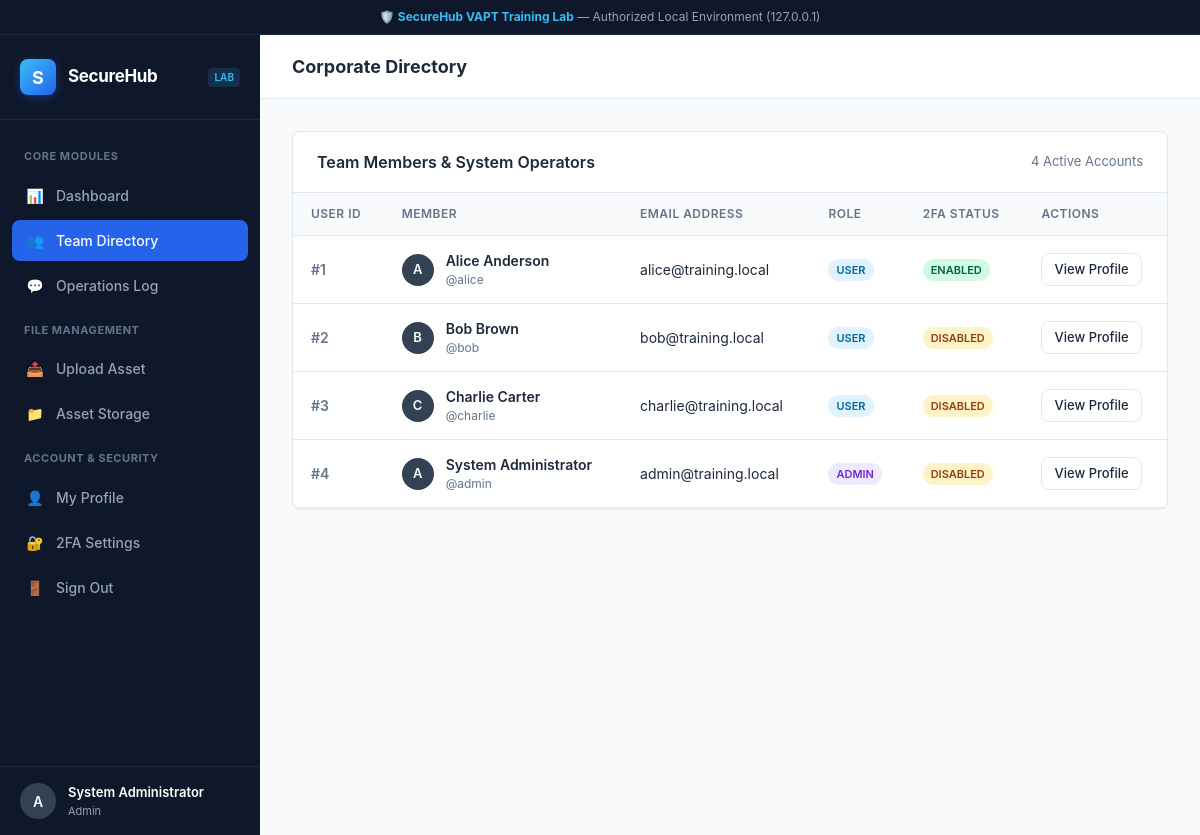
Page /users (signed in) on the committed database.
### tables this page shows
CREATE TABLE users (
            id INTEGER PRIMARY KEY AUTOINCREMENT,
            username TEXT UNIQUE NOT NULL,
            password TEXT NOT NULL,
            email TEXT NOT NULL,
            role TEXT NOT NULL DEFAULT 'user',
            display_name TEXT,
            phone TEXT,
            address TEXT,
            bio TEXT,
            two_factor_enabled INTEGER DEFAULT 0,
            two_factor_secret TEXT
        );

### app.py (the view)
@app.route("/users")
@login_required
def users_list():
    user = get_current_user()
    db = get_db()
    users = db.execute("SELECT id, username, email, role, display_name, two_factor_enabled FROM users ORDER BY id ASC").fetchall()
    return render_template("users.html", users=users, current_user=user, active_page="users")

### app.py (called while the page is built)
def get_db():
    if "db" not in g:
        g.db = sqlite3.connect(DATABASE_PATH)
        g.db.row_factory = sqlite3.Row
    return g.db

def get_current_user():
    user_id = session.get("user_id")
    if not user_id:
        return None
    db = get_db()
    return db.execute("SELECT * FROM users WHERE id = ?", (user_id,)).fetchone()

def login_required(f):
    @functools.wraps(f)
    def decorated_function(*args, **kwargs):
        if "user_id" not in session:
            flash("Please sign in to access this workspace resource.", "warning")
            return redirect(url_for("login"))
        return f(*args, **kwargs)
    return decorated_function

### templates/users.html (shortened to what this page needs)
{% extends "base.html" %}
{% block header_title %}Corporate Directory{% endblock %}
{% block content %}
<div class="card">
    <div class="card-header">
        <h2>Team Members & System Operators</h2>
        <span style="font-size: 13px; color: var(--text-muted);">{{ users|length }} Active Accounts</span>
    </div>
    <div class="card-body" style="padding: 0;">
        <div class="table-responsive">
            <table class="table">
                <thead>
                    <tr>
                        <th>User ID</th>
                        <th>Member</th>
                        <th>Email Address</th>
                        <th>Role</th>
                        <th>2FA Status</th>
                        <th>Actions</th>
                    </tr>
                </thead>
                <tbody>
                    {% for u in users %}
                    <tr>
                        <td style="font-weight: 600; color: var(--text-muted);">#{{ u.id }}</td>
                        <td>
                            <div style="display: flex; align-items: center; gap: 12px;">
                                <div class="user-avatar" style="width: 32px; height: 32px; font-size: 13px;">
                                    {{ u.username[0].upper() }}
                                </div>
                                <div>
                                    <div style="font-weight: 600;">{{ u.display_name or u.username }}</div>
                                    <div style="font-size: 12px; color: var(--text-muted);">@{{ u.username }}</div>
                                </div>
                            </div>
                        </td>
                        <td>{{ u.email }}</td>
                        <td>
                            <span class="badge badge-{{ 'admin' if u.role == 'admin' else 'user' }}">{{ u.role }}</span>
                        </td>
                        <td>
                            {% if u.two_factor_enabled %}
                                <span class="badge badge-success">Enabled</span>
                            {% else %}
                                <span class="badge badge-warning">Disabled</span>
                            {% endif %}
                        </td>
                        <td>
                            <a href="{{ url_for('user_detail', user_id=u.id) }}" class="btn btn-secondary btn-sm">View Profile</a>
                        </td>
                    </tr>
                    {% endfor %}
                </tbody>
            </table>
        </div>
    </div>
</div>
{% endblock %}

### templates/base.html (shortened to what this page needs)
<!DOCTYPE html>
<html lang="en">
<head>
    <link rel="stylesheet" href="{{ url_for('static', filename='css/style.css') }}">
</head>
<body>
    <div class="lab-banner">
        <span>🛡️ <strong>SecureHub VAPT Training Lab</strong> — Authorized Local Environment (127.0.0.1)</span>
    </div>
    <div class="app-container">
        <aside class="sidebar">
            <div class="brand-header">
                <div class="brand-logo">S</div>
                <div class="brand-title">SecureHub</div>
                <span class="brand-badge">Lab</span>
            </div>
            <nav class="nav-menu">
                <div class="nav-section-title">Core Modules</div>
                <a href="{{ url_for('dashboard') }}" class="nav-item {% if active_page == 'dashboard' %}active{% endif %}">
                    <span class="nav-icon">📊</span>
                    <span>Dashboard</span>
                </a>
                <a href="{{ url_for('users_list') }}" class="nav-item {% if active_page == 'users' %}active{% endif %}">
                    <span class="nav-icon">👥</span>
                    <span>Team Directory</span>
                </a>
                <a href="{{ url_for('comments_view') }}" class="nav-item {% if active_page == 'comments' %}active{% endif %}">
                    <span class="nav-icon">💬</span>
                    <span>Operations Log</span>
                </a>
                <div class="nav-section-title">File Management</div>
                <a href="{{ url_for('upload_view') }}" class="nav-item {% if active_page == 'upload' %}active{% endif %}">
                    <span class="nav-icon">📤</span>
                    <span>Upload Asset</span>
                </a>
                <a href="{{ url_for('uploads_gallery') }}" class="nav-item {% if active_page == 'uploads' %}active{% endif %}">
                    <span class="nav-icon">📁</span>
                    <span>Asset Storage</span>
                </a>
                <div class="nav-section-title">Account & Security</div>
                <a href="{{ url_for('profile_view') }}" class="nav-item {% if active_page == 'profile' %}active{% endif %}">
                    <span class="nav-icon">👤</span>
                    <span>My Profile</span>
                </a>
                <a href="{{ url_for('two_factor_view') }}" class="nav-item {% if active_page == '2fa' %}active{% endif %}">
                    <span class="nav-icon">🔐</span>
                    <span>2FA Settings</span>
                </a>
                <a href="{{ url_for('logout') }}" class="nav-item">
                    <span class="nav-icon">🚪</span>
                    <span>Sign Out</span>
                </a>
            </nav>
            {% if current_user %}
            <div class="sidebar-user">
                <div class="user-avatar">{{ current_user['username'][0].upper() }}</div>
                <div class="user-info">
                    <div class="user-name">{{ current_user['display_name'] or current_user['username'] }}</div>
                    <div class="user-role">{{ current_user['role'] }}</div>
                </div>
            </div>
            {% endif %}
        </aside>
        <main class="main-wrapper">
            <header class="top-navbar">
                <div class="page-headline">{% block header_title %}Workspace Overview{% endblock %}</div>
            </header>
            <div class="content-container">
                {% block content %}{% endblock %}
            </div>
        </main>
    </div>
</body>
</html>

### rows in the picture
users: username "A", display_name "System Administrator", role "Admin", id "4", username "admin", email "admin@training.local", role "ADMIN", two_factor_enabled "DISABLED"
users: id "1", username "A", display_name "Alice Anderson", username "alice", email "alice@training.local", role "USER", two_factor_enabled "ENABLED"
users: id "2", username "B", display_name "Bob Brown", username "bob", email "bob@training.local", role "USER", two_factor_enabled "DISABLED"
users: id "3", username "C", display_name "Charlie Carter", username "charlie", email "charlie@training.local", role "USER", two_factor_enabled "DISABLED"

### other values in the picture
{{ users|length }} "4"
